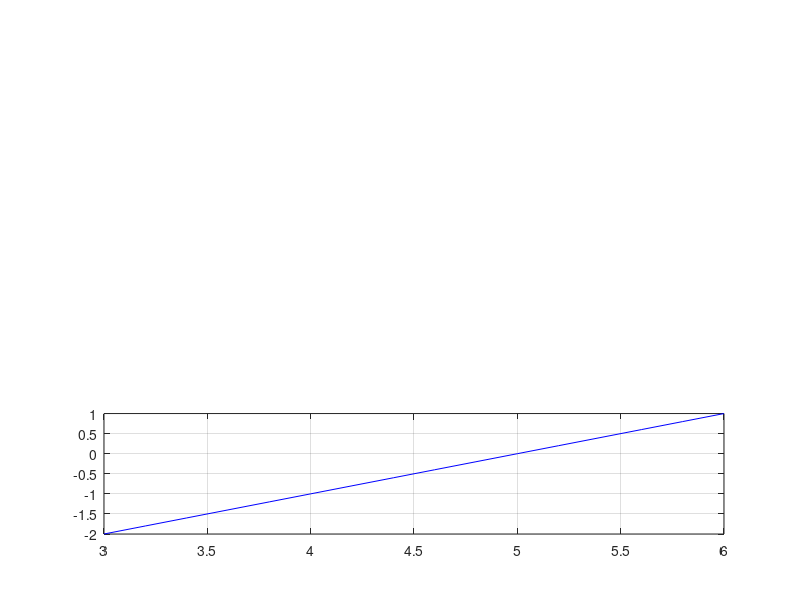

Here is the MATLAB script that generated this plot:
%perioda semnalului 6s
%200ms
hold on,xlabel('t [s]'),ylabel('A [V]')
x = 0: 0.2: 3;
y = -x+1;
subplot(3,1,3)
plot(x, y, 'b')
x=3:0.2:6;
y = x-5;
plot(x,y,'b'),grid